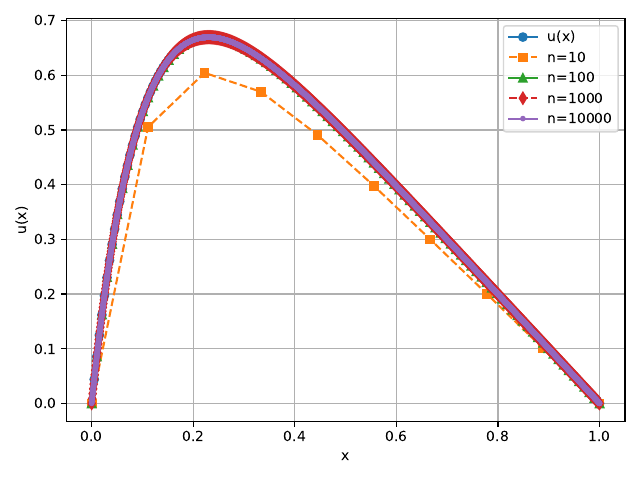

Write Python code to recreate this figure.
import numpy as np
import matplotlib.pyplot as plt

# Read data from "data.txt"
x,y=np.loadtxt("data.txt", unpack=True)

# Read data from "data2.txt"
data2=np.loadtxt("data2.txt")

x1,y1=data2[0:10,0], data2[0:10,1]
x2,y2=data2[0:100,2], data2[0:100,3]
x3,y3=data2[0:1000,4], data2[0:1000,5]
x4,y4=data2[0:10000,6], data2[0:10000,7]

# Plot
plt.plot(x, y, label="u(x)", marker="o", linestyle="-")        
plt.plot(x1, y1, label="n=10", marker="s", linestyle="--")     
plt.plot(x2, y2, label="n=100", marker="^", linestyle="-")     
plt.plot(x3, y3, label="n=1000", marker="d", linestyle="--")   
plt.plot(x4, y4, label="n=10000", marker=".", linestyle="-")

plt.xlabel("x")
plt.ylabel("u(x)")
plt.grid(True)
plt.legend()
plt.tight_layout()
plt.savefig("plot2.pdf")  

